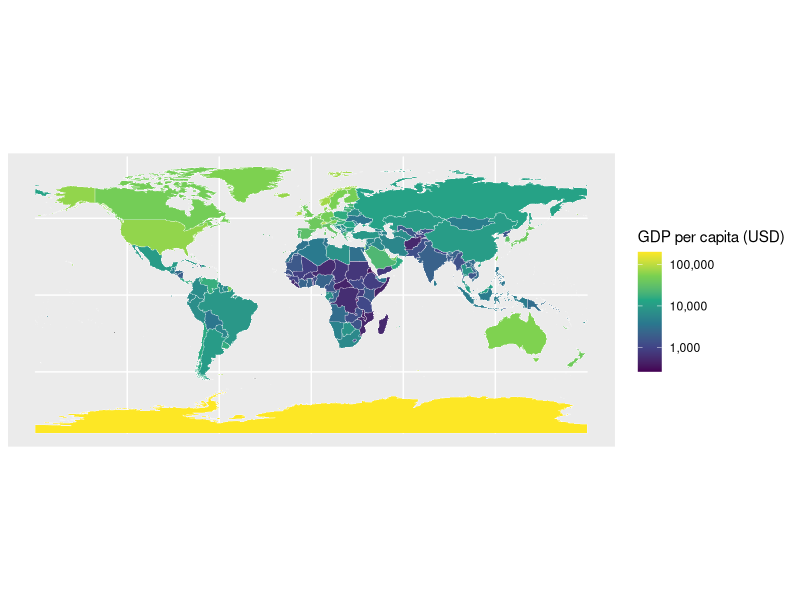
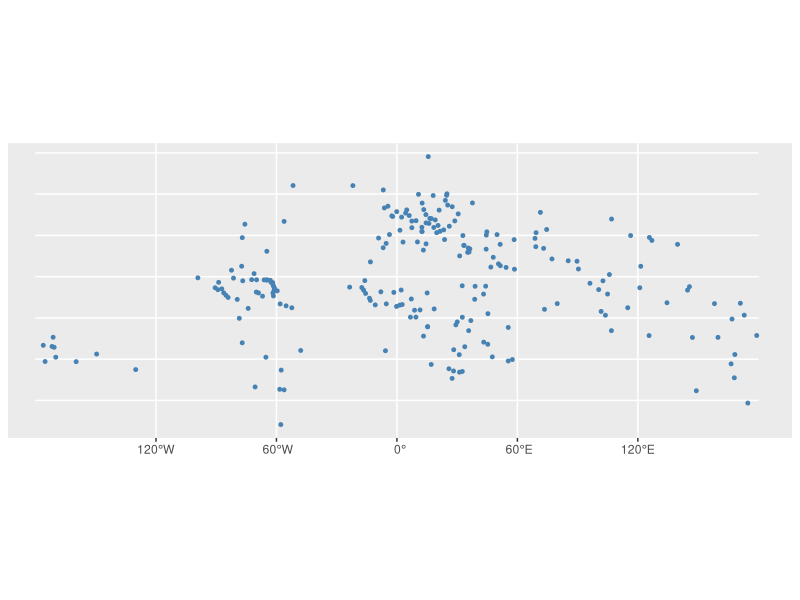
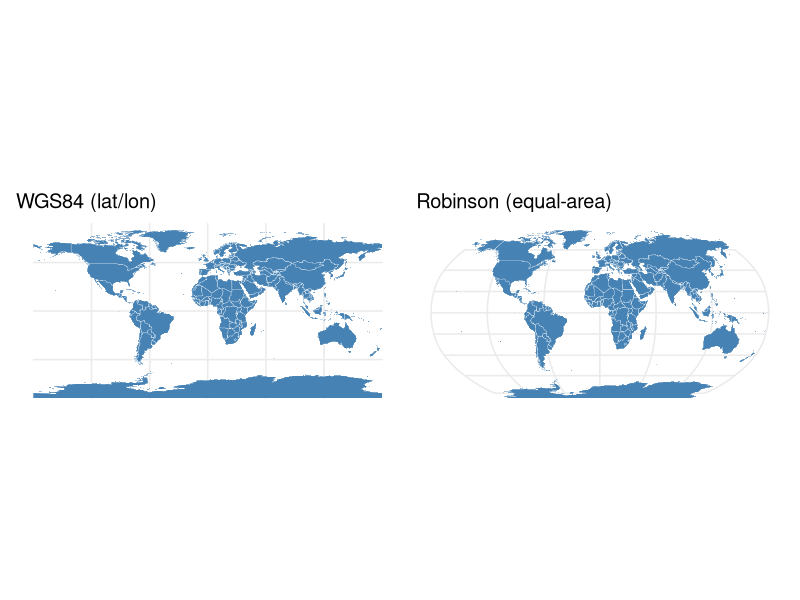

Source code (R) for these figures, in order:
## ---- chunk 1
#| label: setup
#| message: false
#| warning: false
#| echo: false
# install.packages(c("sf", "rnaturalearth", "rnaturalearthdata", "maps", "patchwork"))
library(tidyverse)
library(sf)
library(rnaturalearth)
library(maps)
library(patchwork)
## ---- chunk 2
#| echo: true
# the "rnaturalearth" package provides map data; we'll use it
countries <- ne_countries(scale = "medium", returnclass = "sf")
countries

# modifiy the data frame as usual
countries <- countries |>
  mutate(gdp_pc = gdp_md * 1e6 / pop_est)

countries |>
  select(admin, continent, pop_est, gdp_pc) |>
  head(3)
## ---- chunk 3
#| echo: true
#| fig-height: 3.8
countries |>
  ggplot(aes(fill = gdp_pc)) +
  geom_sf(color = "white", linewidth = 0.1) +
  scale_fill_viridis_c(
    name = "GDP per capita (USD)",
    trans = "log10",
    labels = scales::comma
  )
## ---- chunk 4
#| echo: true
# likewise, the maps package provides city data; we'll use it for points
capitals <- maps::world.cities |>
  # select only capital cities
  filter(capital == 1) |>
  # convert to sf object
  st_as_sf(
    # indicate which columns hold the coordinates
    coords = c("long", "lat"),
    # indicate the coordinate reference system (CRS) of the input data
    # this data uses lat/lon in degrees, so we specify the WGS84 geographic CRS
    crs = 4326
  )

capitals |>
  select(name, country.etc, pop) |>
  head(3)
## ---- chunk 5
#| echo: true
ggplot(capitals) +
  geom_sf(color = "steelblue", size = 1)
## ---- chunk 6
#| echo: false
#| fig-width: 12
#| fig-height: 4
p1 <- ggplot(countries) +
  geom_sf(fill = "steelblue", color = "white", linewidth = 0.1) +
  labs(title = "WGS84 (lat/lon)") +
  theme_minimal(base_size = 12)

countries_robinson <- st_transform(countries, "+proj=robin")
p2 <- ggplot(countries_robinson) +
  geom_sf(fill = "steelblue", color = "white", linewidth = 0.1) +
  labs(title = "Robinson (equal-area)") +
  theme_minimal(base_size = 12)

p1 + p2
## ---- chunk 7
#| echo: true
countries_trim <- countries |>
  select(country = admin, continent, gdp_pc)

capitals_joined <- st_join(capitals, countries_trim, join = st_within)

capitals_joined
## ---- chunk 8
#| echo: true
african_caps <- capitals_joined |>
  filter(continent == "Africa") |>
  select(name, country)

D <- st_distance(african_caps, african_caps)
dim(D)
